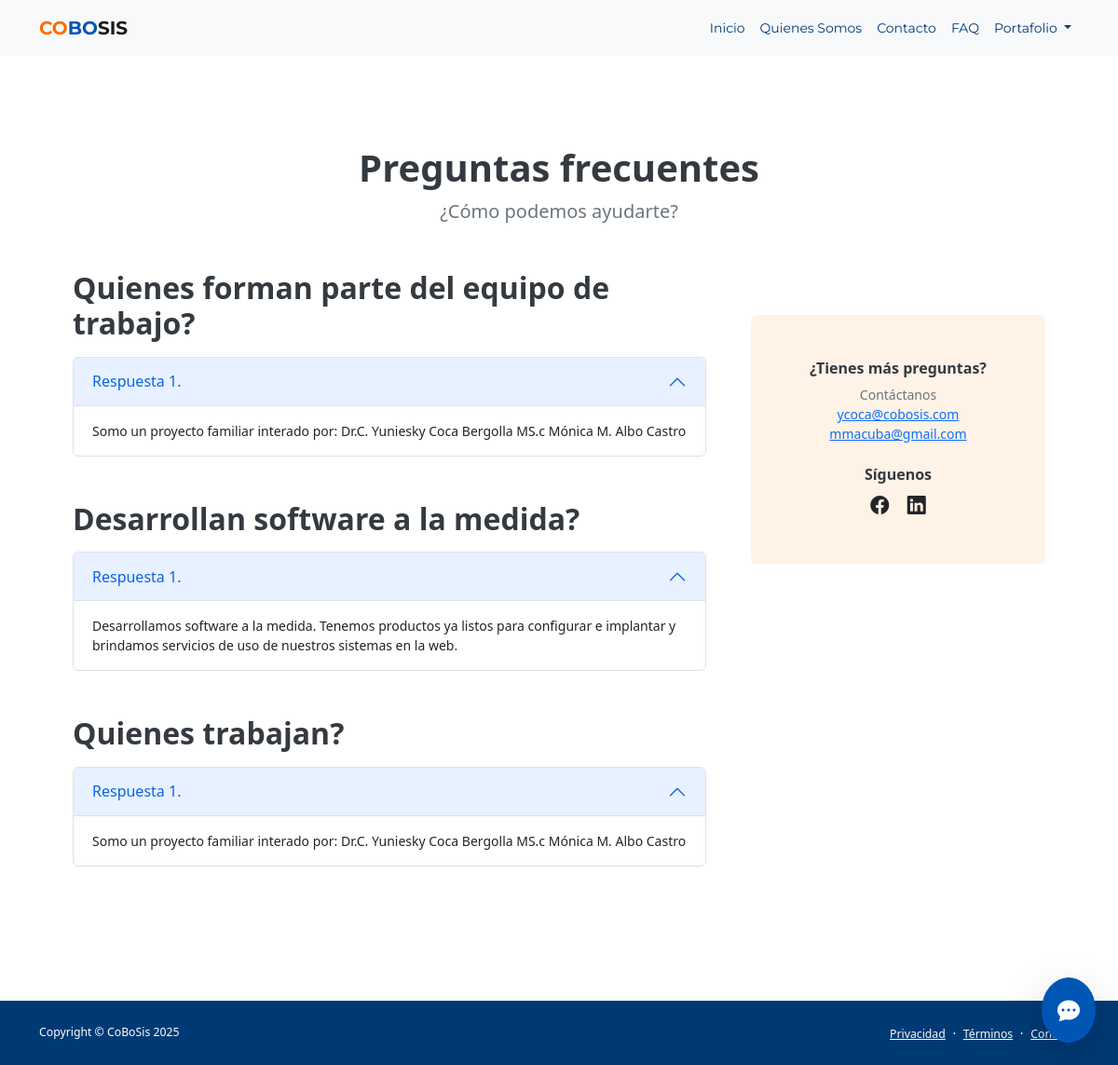
Screenshot of /preguntas/ with the database file from the repository.
### enlac_preg/models.py (models this page shows, shortened)
class Pregunta(models.Model):
    text = models.CharField(null = False, blank = False, default='', max_length=200, verbose_name="Pregunta")
    created = models.DateTimeField(auto_now_add=True, verbose_name="Fecha de creación")
    updated = models.DateTimeField(auto_now=True, verbose_name="Fecha de edición")
    class Meta:
        db_table = 'pregunta'
        verbose_name = "pregunta"
        verbose_name_plural = "Preguntas"
        ordering = ['-created']

class Respuesta(models.Model):
    text = CKEditor5Field(default = "Texto", verbose_name="Respuesta")
    created = models.DateTimeField(auto_now_add=True, verbose_name="Fecha de creación")
    updated = models.DateTimeField(auto_now=True, verbose_name="Fecha de edición")
    class Meta:
        db_table = 'respuesta'
        verbose_name = "respuesta"
        verbose_name_plural = "Respuestas"
        ordering = ['-created']

### pages/models.py (models this page shows, shortened)
class Paginas(models.Model):
    title = models.CharField(null = False, blank = False, max_length=200, verbose_name="Título")
    content = CKEditor5Field(default = "Texto", verbose_name="Contenido")
    created = models.DateTimeField(auto_now_add=True, verbose_name="Fecha de creación")
    updated = models.DateTimeField(auto_now=True, verbose_name="Fecha de edición")
    class Meta:
        db_table = "paginas"
        verbose_name = "página"
        verbose_name_plural = "páginas"
        ordering = ['title']

### portal/views.py (the view)
# urls.py: path('preguntas/', views.preguntas, name="preguntas"),
def preguntas(request):
    Preg = Pregunta.objects.prefetch_related(Prefetch('faq_set',
                                                 queryset=FAQ.objects.filter(visible=True).select_related('respuesta').order_by('etiqueta'),
                                                    to_attr='faqs_con_respuestas')).all()
    preg_agrup = [
        {
            'pregunta': p.text,
            'respuestas': [faq.respuesta for faq in p.faqs_con_respuestas]
        }
        for p in Preg
        if p.faqs_con_respuestas
    ]
    """ for pregunta in Preg:
        respuestas = [faq.respuesta.text for faq in pregunta.faq_set.all()]
        if respuestas:
            preg_agrup.append({'pregunta':pregunta.text,
                               'respuestas':respuestas}) """
    return render(request, "faq.html", {'preg_agrup':preg_agrup})

### pages/templatetags/pages_extras.py (called while the page is built)
@register.simple_tag
def get_page_list():
    pages = Paginas.objects.all()
    return pages

### templates/faq.html (shortened to what this page needs)
{% extends 'base.html' %}
{% load static %}
{% block content %}
    <section class="py-5">
        <div class="container px-5 my-5">
            <div class="text-center mb-5">
            <h1 class="fw-bolder">Preguntas frecuentes</h1>
            <p class="lead fw-normal text-muted mb-0">¿Cómo podemos ayudarte?</p>
        </div>
        <div class="row gx-5">
            <div class="col-xl-8">
                {% for p in preg_agrup %}
                <h2 class="fw-bolder mb-3">{{p.pregunta}}</h2>
                <div class="accordion mb-5" id="accordionExample">
                    {% for resp in p.respuestas %}
                    <div class="accordion-item">
                        <h3 class="accordion-header" id="headingOne"><button class="accordion-button" type="button" data-bs-toggle="collapse" data-bs-target="#collapseOne" aria-expanded="true" aria-controls="collapseOne">Respuesta {{ forloop.counter }}.</button></h3>
                        <div class="accordion-collapse collapse show" id="collapseOne" aria-labelledby="headingOne" data-bs-parent="#accordionExample">
                            <div class="accordion-body">
                                {{resp.text|striptags}}
                            </div>
                        </div>
                    </div>
                    {% endfor %}
                </div>
                {% endfor %}
            </div>
            <div class="col-xl-4">
                <div class="card border-0 mt-xl-5" style="background-color: #fff2e6;">
                    <div class="card-body p-4 py-lg-5">
                        <div class="d-flex align-items-center justify-content-center">
                            <div class="text-center">
                                <div class="h6 fw-bolder">¿Tienes más preguntas?</div>
                                    <p class="text-muted mb-4">
                                        Contáctanos
                                        <br />
                                        <a href="#!">ycoca@cobosis.com</a>
                                        <a href="#!">mmacuba@gmail.com</a>
                                    </p>
                                    <div class="h6 fw-bolder">Síguenos</div>
                                        <a class="fs-5 px-2 link-dark" href="#!"><i class="bi-facebook"></i></a>
                                        <a class="fs-5 px-2 link-dark" href="#!"><i class="bi-linkedin"></i></a>
                                    </div>
                                </div>
                            </div>
                        </div>
                    </div>
                </div>
            </div>
        </section>
    </main>
{% endblock %}

### templates/base.html (shortened to what this page needs)
<!DOCTYPE html>
<html lang="es">
{% load static %}
{% load django_bootstrap5 %}
{% load pages_extras %}
{% get_page_list as page_list %}
<head>
    <link href="https://cdn.jsdelivr.net/npm/bootstrap@5.1.3/dist/css/bootstrap.min.css" rel="stylesheet">
    <link href="https://cdn.jsdelivr.net/npm/bootstrap-icons@1.5.0/font/bootstrap-icons.css" rel="stylesheet" />
    <link href="{% static 'css/styles.css' %}" rel="stylesheet" />
</head>
<body class="d-flex flex-column h-100">
    <main class="flex-shrink-0">
        <nav class="navbar navbar-expand-lg navbar-light bg-light sticky-top">
            <div class="container">
                <a class="navbar-brand fw-bold" href="/" style="font-family: Montserrat;">
                    <span style="color: #ff6b00;">CO</span><span style="color: #0056b3;">BO</span>SIS
                </a>
                <div class="collapse navbar-collapse" id="navbarSupportedContent" style="font-family: Montserrat;">
                    <ul class="navbar-nav ms-auto mb-2 mb-lg-0">
                        <li class="nav-item"><a class="nav-link" href="{% url 'inicio' %}" style="color: #003a75">Inicio</a></li>
                        <li class="nav-item"><a class="nav-link" href="{% url 'quienes' %}" style="color: #003a75">Quienes Somos</a></li>
                        <li class="nav-item"><a class="nav-link" href="{% url 'contacto' %}" style="color: #003a75">Contacto</a></li>
                        <li class="nav-item"><a class="nav-link" href="{% url 'preguntas' %}" style="color: #003a75">FAQ</a></li>
                        <li class="nav-item dropdown">
                            <a class="nav-link dropdown-toggle" href="#" id="navbarDropdownPortfolio" role="button" data-bs-toggle="dropdown" aria-expanded="false" style="color: #003a75;">
                                Portafolio
                            </a>
                        </li>
                    </ul>
                </div>
            </div>
        </nav>
        {% block content %}{% endblock %}
        <footer class="py-4 mt-auto" style="background-color: #003a75;">
            <div class="container">
                <div class="row align-items-center justify-content-between flex-column flex-sm-row text-center text-sm-start">
                    <div class="col-auto mb-2 mb-sm-0">
                        <div class="small m-0 text-white">Copyright &copy; CoBoSis 2025</div>
                    </div>
                    <div class="col-auto">
                        {% for page in page_list %}
                        <a class="link-light small" href="{% url 'page' page.id %}">{{page.title}}</a>
                        <span class="text-white mx-1">&middot;</span>
                        {% endfor %}
                        <a class="link-light small" href="{% url 'contacto' %}"> Contacto </a>
                    </div>
                </div>
            </div>
        </footer>
        {% include 'chatbot/chatbot_widget.html' %}
</body>
</html>

### templates/base.html (style rules this page uses)
body { font-size: 14px; }
h1, h2, h3, h4, h5, h6 { word-wrap: break-word; }
.navbar { min-height: 60px; }

### rows the page displays
Pregunta: pregunta "Quienes forman parte del equipo de trabajo?"
Respuesta: text "Somo un proyecto familiar interado por: Dr.C. Yuniesky Coca Bergolla MS.c Mónica M. Albo Castro"
Pregunta: pregunta "Desarrollan software a la medida?"
Respuesta: text "Desarrollamos software a la medida. Tenemos productos ya listos para configurar e implantar y brindamos servicios de uso de nuestros sistemas en la web."
Pregunta: pregunta "Quienes trabajan?"
Paginas: title "Privacidad"
Paginas: title "Términos"
